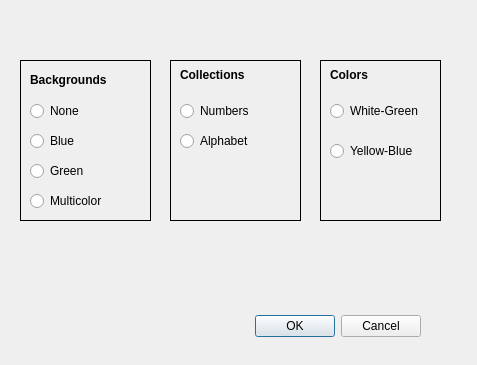
<?xml version="1.0" encoding="UTF-8"?>
<ui version="4.0">
 <class>Dialog</class>
 <widget class="QDialog" name="Dialog">
  <property name="geometry">
   <rect>
    <x>0</x>
    <y>0</y>
    <width>477</width>
    <height>365</height>
   </rect>
  </property>
  <property name="windowTitle">
   <string>Dialog</string>
  </property>
  <widget class="QDialogButtonBox" name="buttonBox">
   <property name="geometry">
    <rect>
     <x>80</x>
     <y>310</y>
     <width>341</width>
     <height>32</height>
    </rect>
   </property>
   <property name="orientation">
    <enum>Qt::Horizontal</enum>
   </property>
   <property name="standardButtons">
    <set>QDialogButtonBox::Cancel|QDialogButtonBox::Ok</set>
   </property>
  </widget>
  <widget class="QFrame" name="frame">
   <property name="geometry">
    <rect>
     <x>20</x>
     <y>60</y>
     <width>131</width>
     <height>161</height>
    </rect>
   </property>
   <property name="frameShape">
    <enum>QFrame::Box</enum>
   </property>
   <property name="frameShadow">
    <enum>QFrame::Plain</enum>
   </property>
   <widget class="QRadioButton" name="radiobutton_none">
    <property name="geometry">
     <rect>
      <x>10</x>
      <y>40</y>
      <width>97</width>
      <height>22</height>
     </rect>
    </property>
    <property name="text">
     <string>None</string>
    </property>
   </widget>
   <widget class="QRadioButton" name="radioButton_blue">
    <property name="geometry">
     <rect>
      <x>10</x>
      <y>70</y>
      <width>97</width>
      <height>22</height>
     </rect>
    </property>
    <property name="text">
     <string>Blue</string>
    </property>
   </widget>
   <widget class="QRadioButton" name="radioButton_green">
    <property name="geometry">
     <rect>
      <x>10</x>
      <y>100</y>
      <width>97</width>
      <height>22</height>
     </rect>
    </property>
    <property name="text">
     <string>Green</string>
    </property>
   </widget>
   <widget class="QRadioButton" name="radioButton_multicolor">
    <property name="geometry">
     <rect>
      <x>10</x>
      <y>130</y>
      <width>97</width>
      <height>22</height>
     </rect>
    </property>
    <property name="text">
     <string>Multicolor</string>
    </property>
   </widget>
   <widget class="QLabel" name="label">
    <property name="geometry">
     <rect>
      <x>10</x>
      <y>10</y>
      <width>91</width>
      <height>20</height>
     </rect>
    </property>
    <property name="text">
     <string>&lt;h4&gt;Backgrounds</string>
    </property>
   </widget>
  </widget>
  <widget class="QFrame" name="frame_2">
   <property name="geometry">
    <rect>
     <x>170</x>
     <y>60</y>
     <width>131</width>
     <height>161</height>
    </rect>
   </property>
   <property name="frameShape">
    <enum>QFrame::Box</enum>
   </property>
   <property name="frameShadow">
    <enum>QFrame::Plain</enum>
   </property>
   <widget class="QLabel" name="label_3">
    <property name="geometry">
     <rect>
      <x>10</x>
      <y>0</y>
      <width>81</width>
      <height>31</height>
     </rect>
    </property>
    <property name="frameShape">
     <enum>QFrame::NoFrame</enum>
    </property>
    <property name="text">
     <string>&lt;h4&gt;Collections</string>
    </property>
   </widget>
   <widget class="QRadioButton" name="radioButton_numbers">
    <property name="geometry">
     <rect>
      <x>10</x>
      <y>40</y>
      <width>97</width>
      <height>22</height>
     </rect>
    </property>
    <property name="text">
     <string>Numbers</string>
    </property>
   </widget>
   <widget class="QRadioButton" name="radioButton_alphabet">
    <property name="geometry">
     <rect>
      <x>10</x>
      <y>70</y>
      <width>97</width>
      <height>22</height>
     </rect>
    </property>
    <property name="text">
     <string>Alphabet</string>
    </property>
   </widget>
  </widget>
  <widget class="QFrame" name="frame_3">
   <property name="geometry">
    <rect>
     <x>320</x>
     <y>60</y>
     <width>121</width>
     <height>161</height>
    </rect>
   </property>
   <property name="frameShape">
    <enum>QFrame::Box</enum>
   </property>
   <property name="frameShadow">
    <enum>QFrame::Plain</enum>
   </property>
   <widget class="QLabel" name="label_2">
    <property name="geometry">
     <rect>
      <x>10</x>
      <y>0</y>
      <width>71</width>
      <height>31</height>
     </rect>
    </property>
    <property name="frameShape">
     <enum>QFrame::NoFrame</enum>
    </property>
    <property name="text">
     <string>&lt;h4&gt;Colors</string>
    </property>
   </widget>
   <widget class="QRadioButton" name="radiobutton_white_green">
    <property name="geometry">
     <rect>
      <x>10</x>
      <y>40</y>
      <width>97</width>
      <height>22</height>
     </rect>
    </property>
    <property name="text">
     <string>White-Green</string>
    </property>
   </widget>
   <widget class="QRadioButton" name="radioButton_yellow_blue">
    <property name="geometry">
     <rect>
      <x>10</x>
      <y>80</y>
      <width>97</width>
      <height>22</height>
     </rect>
    </property>
    <property name="text">
     <string>Yellow-Blue</string>
    </property>
   </widget>
  </widget>
  <zorder>frame_3</zorder>
  <zorder>frame_2</zorder>
  <zorder>frame</zorder>
  <zorder>buttonBox</zorder>
 </widget>
 <resources/>
 <connections>
  <connection>
   <sender>buttonBox</sender>
   <signal>accepted()</signal>
   <receiver>Dialog</receiver>
   <slot>accept()</slot>
   <hints>
    <hint type="sourcelabel">
     <x>248</x>
     <y>254</y>
    </hint>
    <hint type="destinationlabel">
     <x>157</x>
     <y>274</y>
    </hint>
   </hints>
  </connection>
  <connection>
   <sender>buttonBox</sender>
   <signal>rejected()</signal>
   <receiver>Dialog</receiver>
   <slot>reject()</slot>
   <hints>
    <hint type="sourcelabel">
     <x>316</x>
     <y>260</y>
    </hint>
    <hint type="destinationlabel">
     <x>286</x>
     <y>274</y>
    </hint>
   </hints>
  </connection>
 </connections>
</ui>
